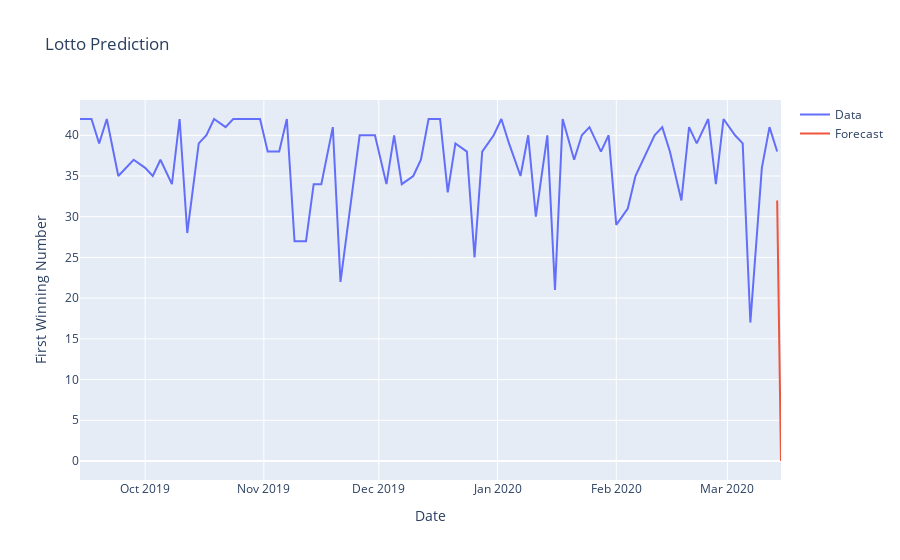

The code cell stored with this chart in its notebook:
### Code cell
trace1 = go.Scatter(
    x = df['Date'],
    y = df['sixth'],
    mode = 'lines',
    name = 'Data'
)

trace2 = go.Scatter(
    x = forecast_dates,
    y = forecast,
    mode = 'lines',
    name = 'Forecast'
)

layout = go.Layout(
    title = "Lotto Prediction",
    xaxis = {'title' : "Date"},
    yaxis = {'title' : "First Winning Number"}
)

fig = go.Figure(data=[trace1,trace2], layout=layout)
fig.show()
